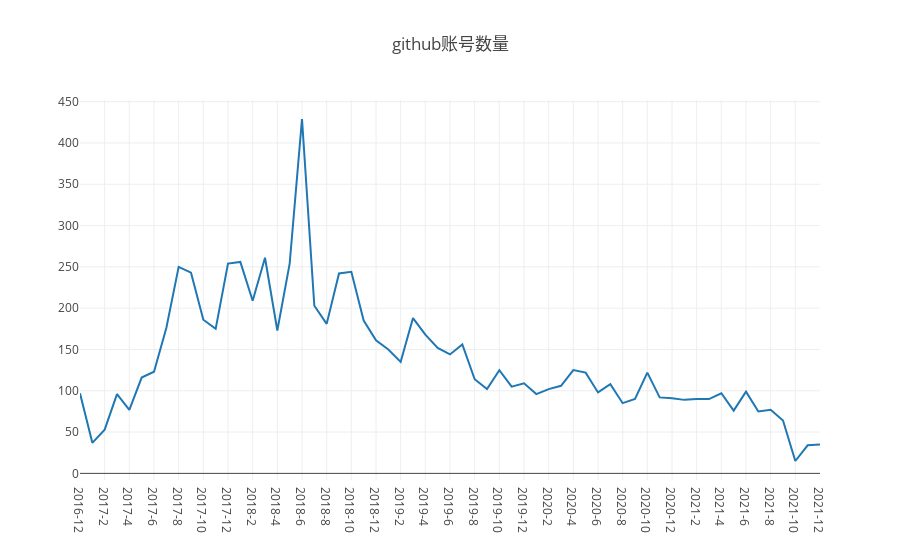

Write notebook code for a chart like this one.
### Code cell
openDigger.render.plotly([
    {x: used_dates_print, y: github_num, mode: 'scatter', name: 'github账号数量'},
], {
    title: 'github账号数量',
    yaxis2: { overlaying: 'y', side: 'right', anchor: 'x' },
    xaxis: {type: 'category'}
});

var table_items = []
for (var i = 0; i < used_dates_print.length; ++i) {
    table_items.push({'日期': used_dates_print[i], 
                      'github账号数量': github_num[i]});
}
console.table(table_items);

### Figure 1 — Plotly figure (JSON) as saved in the notebook; plotly's stock layout.template omitted (floating-point values rounded to 4 significant figures)
{"data": [{"mode": "scatter", "name": "github账号数量", "x": ["2016-12", "2017-1", "2017-2", "2017-3", "2017-4", "2017-5", "2017-6", "2017-7", "2017-8", "2017-9", "2017-10", "2017-11", "2017-12", "2018-1", "2018-2", "2018-3", "2018-4", "2018-5", "2018-6", "2018-7", "2018-8", "2018-9", "2018-10", "2018-11", "2018-12", "2019-1", "2019-2", "2019-3", "2019-4", "2019-5", "2019-6", "2019-7", "2019-8", "2019-9", "2019-10", "2019-11", "2019-12", "2020-1", "2020-2", "2020-3", "2020-4", "2020-5", "2020-6", "2020-7", "2020-8", "2020-9", "2020-10", "2020-11", "2020-12", "2021-1", "2021-2", "2021-3", "2021-4", "2021-5", "2021-6", "2021-7", "2021-8", "2021-9", "2021-10", "2021-11", "2021-12"], "y": ["97", "37", "53", "96", "77", "116", "123", "176", "250", "243", "186", "175", "254", "256", "209", "261", "173", "254", "429", "203", "181", "242", "244", "185", "161", "150", "135", "188", "168", "152", "144", "156", "114", "102", "125", "105", "109", "96", "102", "106", "125", "122", "98", "108", "85", "90", "122", "92", "91", "89", "90", "90", "97", "76", "99", "75", "77", "64", "15", "34", "35"]}], "layout": {"autosize": true, "title": {"text": "github账号数量"}, "xaxis": {"autorange": true, "range": [0, 60], "type": "category"}, "yaxis": {"autorange": true, "range": [-8, 452], "type": "linear"}, "yaxis2": {"anchor": "x", "overlaying": "y", "side": "right"}}}
